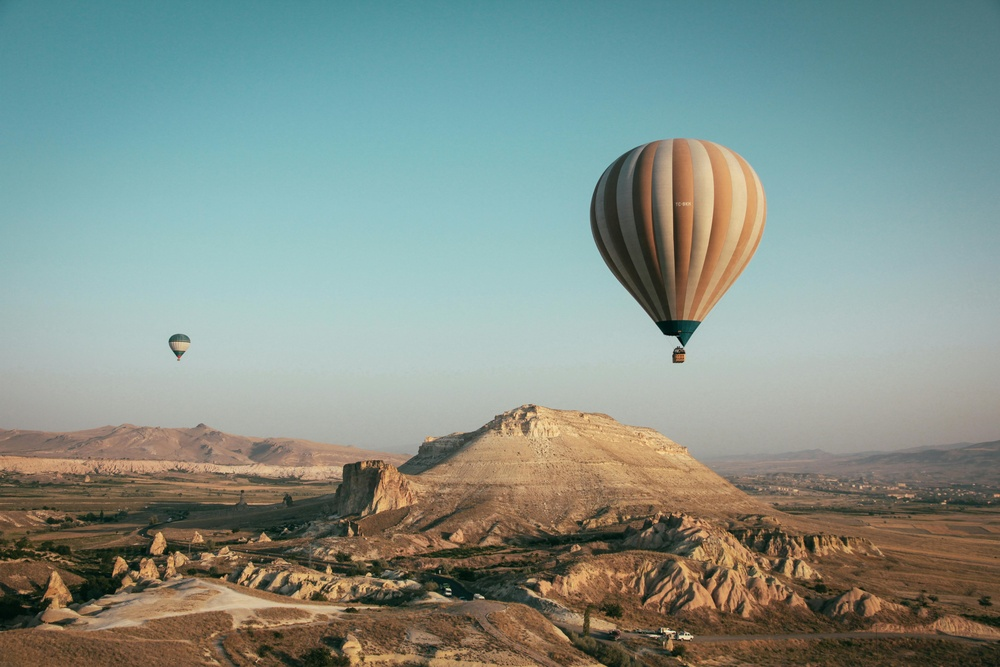
#> input picture balao.jpg, 1000 x 667 px, shrunk from 5184 x 3456 before the run
$ python codigo.py
#> lines starting #> are read from the running program, lines starting #| are printed output that depends on the picture; after the words box and inside, x2 and y2 are one past the last pixel; in counts of white or black regions, pixels touching at a corner belong together
from PIL import Image
import numpy as np
import scipy.sparse as sp
import scipy.sparse.linalg as splinalg

class ImageHandler:
    """Responsável por carregar, converter e salvar imagens."""
    def __init__(self, filepath):
        self.filepath = filepath

    def carregar_imagem(self):
        try:
            img = Image.open(self.filepath)
            img_array = np.array(img)
            print(f"Original image array shape: {img_array.shape}")

            r_matrix = img_array[:, :, 0].copy()
            g_matrix = img_array[:, :, 1].copy()
            b_matrix = img_array[:, :, 2].copy()

            print(f"Red channel matrix shape: {r_matrix.shape}")
            print("\nSuccessfully created R, G, and B matrices!")
            return img_array, r_matrix, g_matrix, b_matrix
        except FileNotFoundError:
            print(f"Error: The image file {self.filepath} was not found. Please check the path.")
            raise

    @staticmethod
    def salvar_imagem(img_array, filepath):
        new_image = Image.fromarray(img_array)
        new_image.save(filepath)


class DamageSimulator:
    """Responsável por criar a região faltante na imagem."""
    def __init__(self, tamanho_quadrado):
        self.tamanho_quadrado = tamanho_quadrado

    def aplicar_dano(self, img_array, r_matrix, g_matrix, b_matrix):
        tamanho_eixo_x = img_array.shape[0]
        tamanho_eixo_y = img_array.shape[1]

        valor_x = np.random.randint(1, tamanho_eixo_x // 2)
        valor_y = np.random.randint(1, tamanho_eixo_y // 2)

        for i in range(valor_x, valor_x + self.tamanho_quadrado):
            for j in range(valor_y, valor_y + self.tamanho_quadrado):
                r_matrix[i][j] = 255
                g_matrix[i][j] = 255
                b_matrix[i][j] = 255

        img_array[:, :, 0] = r_matrix
        img_array[:, :, 1] = g_matrix
        img_array[:, :, 2] = b_matrix

        return valor_x, valor_y


class LaplaceAssembler:
    """Responsável por montar a matriz de coeficientes e os vetores de fronteira."""
    def __init__(self, tamanho_quadrado):
        self.tamanho_quadrado = tamanho_quadrado

    def _montar_matriz_a(self):
        """Monta a matriz de coeficientes esparsa (Operador Laplaciano em diferenças finitas)."""
        tamanho_total = self.tamanho_quadrado * self.tamanho_quadrado

        # lil_matrix é excelente para alterar a estrutura de esparsidade incrementalmente
        matriz_a = sp.lil_matrix((tamanho_total, tamanho_total))

        for l in range(1, tamanho_total + 1):
            i = int(np.ceil(l / self.tamanho_quadrado))
            j = int(l % self.tamanho_quadrado)
            if j == 0: j = self.tamanho_quadrado
            if i == 0: i = 1

            row = (i-1) * self.tamanho_quadrado + (j-1)

            for k in range(1, 6):
                if k == 1 and i + 1 < self.tamanho_quadrado + 1:
                    col = i * self.tamanho_quadrado + (j-1)
                    matriz_a[row, col] = 1
                if k == 2 and i - 1 > 0:
                    col = (i-2) * self.tamanho_quadrado + (j-1)
                    matriz_a[row, col] = 1
                if k == 3 and j + 1 < self.tamanho_quadrado + 1:
                    col = (i-1) * self.tamanho_quadrado + j
                    matriz_a[row, col] = 1
                if k == 4 and j - 1 > 0:
                    col = (i-1) * self.tamanho_quadrado + (j-2)
                    matriz_a[row, col] = 1
                if k == 5:
                    matriz_a[row, row] = -4

        # Converte para CSR (Compressed Sparse Row) para otimizar as operações algébricas
        return matriz_a.tocsr()

    def _montar_vetor_b(self, canal_matrix, valor_x, valor_y):
        """Extrai as condições de contorno (bordas do buraco) para parametrizar o vetor independente."""
        tamanho_total = self.tamanho_quadrado * self.tamanho_quadrado
        vetor_b = np.zeros(tamanho_total)

        for l in range(1, tamanho_total + 1):
            i = int(np.ceil(l / self.tamanho_quadrado))
            j = int(l % self.tamanho_quadrado)
            if j == 0: j = self.tamanho_quadrado
            if i == 0: i = 1

            row = (i-1) * self.tamanho_quadrado + (j-1)

            if i - 1 == 0:
                vetor_b[row] -= canal_matrix[valor_x - 1, valor_y + (j-1)]
            if i + 1 == self.tamanho_quadrado + 1:
                vetor_b[row] -= canal_matrix[valor_x + self.tamanho_quadrado, valor_y + (j-1)]
            if j - 1 == 0:
                vetor_b[row] -= canal_matrix[valor_x + (i-1), valor_y - 1]
            if j + 1 == self.tamanho_quadrado + 1:
                vetor_b[row] -= canal_matrix[valor_x + (i-1), valor_y + self.tamanho_quadrado]

        return vetor_b

    def montar_sistema(self, r_matrix, g_matrix, b_matrix, valor_x, valor_y):
        matriz_a = self._montar_matriz_a()

        vetor_b_vermelho = self._montar_vetor_b(r_matrix, valor_x, valor_y)
        vetor_b_verde = self._montar_vetor_b(g_matrix, valor_x, valor_y)
        vetor_b_azul = self._montar_vetor_b(b_matrix, valor_x, valor_y)

        return matriz_a, vetor_b_vermelho, vetor_b_verde, vetor_b_azul


class LaplaceSolver:
    """Responsável por resolver a EDP discretizada e recompor os pixels."""
    def __init__(self, tamanho_quadrado):
        self.tamanho_quadrado = tamanho_quadrado

    def resolver_sistema(self, matriz_a, b_vermelho, b_verde, b_azul):
        # O método CG retorna uma tupla (x, info), onde info == 0 significa convergência bem-sucedida.
        x_vermelho, info_r = splinalg.cg(matriz_a, b_vermelho)
        x_verde, info_g = splinalg.cg(matriz_a, b_verde)
        x_azul, info_b = splinalg.cg(matriz_a, b_azul)

        if any(info != 0 for info in (info_r, info_g, info_b)):
            print("Aviso: O método do Gradiente Conjugado não convergiu perfeitamente para todos os canais.")
        else:
            print("Soluções calculadas com sucesso via Gradiente Conjugado.")

        return x_vermelho, x_verde, x_azul

    def reconstruir_imagem(self, img_array, r_matrix, g_matrix, b_matrix, x_vermelho, x_verde, x_azul, valor_x, valor_y):
        for i in range(0, self.tamanho_quadrado):
            for j in range(0, self.tamanho_quadrado):
                idx = i * self.tamanho_quadrado + j
                r_val = x_vermelho[idx]
                g_val = x_verde[idx]
                b_val = x_azul[idx]

                r_matrix[valor_x + i][valor_y + j] = int(np.clip(r_val, 0, 255))
                g_matrix[valor_x + i][valor_y + j] = int(np.clip(g_val, 0, 255))
                b_matrix[valor_x + i][valor_y + j] = int(np.clip(b_val, 0, 255))

        img_array[:, :, 0] = r_matrix
        img_array[:, :, 1] = g_matrix
        img_array[:, :, 2] = b_matrix
        return img_array


def main():
    ARQUIVO_ENTRADA = 'balao.jpg'
    TAMANHO_QUADRADO = 100

    image_handler = ImageHandler(ARQUIVO_ENTRADA)
    img_array, r_matrix, g_matrix, b_matrix = image_handler.carregar_imagem()
#> in carregar_imagem, img is the input picture: PIL image 1000x667 RGB; mean R, G, B 131.8, 145.8, 137.8
#| Original image array shape: (667, 1000, 3)
#| Red channel matrix shape: (667, 1000)

    damage_simulator = DamageSimulator(TAMANHO_QUADRADO)
    valor_x, valor_y = damage_simulator.aplicar_dano(img_array, r_matrix, g_matrix, b_matrix)
#> after the loop in aplicar_dano, `for i in range(valor_x, valor_x + self.tamanho_quadrado):`:
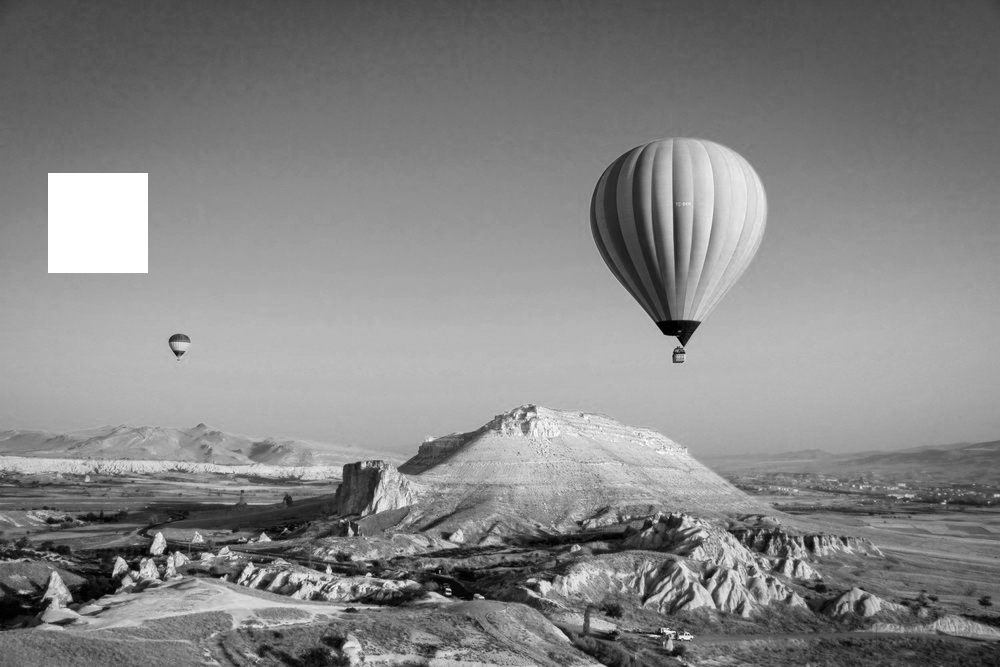
#> r_matrix: shape (667, 1000); min 0, max 255, mean 133.4
#> valor_x = 173; valor_y = 48
    image_handler.salvar_imagem(img_array, 'imagem_com_buraco.png')

    assembler = LaplaceAssembler(TAMANHO_QUADRADO)
    matriz_a, b_vermelho, b_verde, b_azul = assembler.montar_sistema(r_matrix, g_matrix, b_matrix, valor_x, valor_y)
#> after the loop in _montar_vetor_b, `for l in range(1, tamanho_total + 1):`: vetor_b = 10000 values, max 0 at index 101, min -327 at index 9999, mean -5.77
#> in montar_sistema, `vetor_b_vermelho = self._montar_vetor_b(r_matrix, valor_x, valor_y)`: vetor_b_vermelho has the same summary as vetor_b in _montar_vetor_b
#> in montar_sistema, `vetor_b_verde = self._montar_vetor_b(g_matrix, valor_x, valor_y)`: vetor_b_verde = 10000 values, max 0 at index 101, min -399 at index 9999, mean -7.52
#> in montar_sistema, `vetor_b_azul = self._montar_vetor_b(b_matrix, valor_x, valor_y)`: vetor_b_azul = 10000 values, max 0 at index 101, min -399 at index 9999, mean -7.61
#> b_vermelho has the same summary as vetor_b in _montar_vetor_b; b_verde has the same summary as vetor_b_verde in montar_sistema; b_azul has the same summary as vetor_b_azul in montar_sistema

    solver = LaplaceSolver(TAMANHO_QUADRADO)
    x_vermelho, x_verde, x_azul = solver.resolver_sistema(matriz_a, b_vermelho, b_verde, b_azul)
#> in resolver_sistema, `x_vermelho, info_r = splinalg.cg(matriz_a, b_vermelho)`: x_vermelho = 10000 values, max 164.4 at index 9992, min 121.5 at index 0, mean 144.4; info_r = 0
#> in resolver_sistema, `x_verde, info_g = splinalg.cg(matriz_a, b_verde)`: x_verde = 10000 values, max 200.5 at index 9299, min 172.5 at index 0, mean 188; info_g = 0
#> in resolver_sistema, `x_azul, info_b = splinalg.cg(matriz_a, b_azul)`: x_azul = 10000 values, max 200.2 at index 9799, min 176.4 at index 0, mean 190.4; info_b = 0

    img_reconstruida = solver.reconstruir_imagem(
        img_array, r_matrix, g_matrix, b_matrix,
        x_vermelho, x_verde, x_azul,
        valor_x, valor_y
    )
#> after the loop in reconstruir_imagem, `for i in range(0, self.tamanho_quadrado):`:
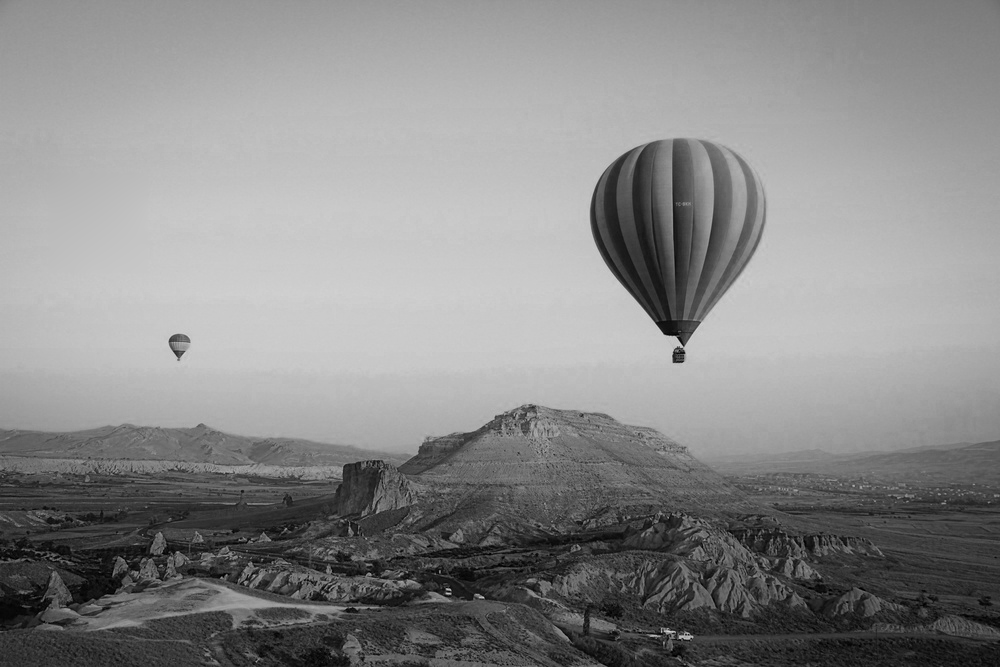
#> b_matrix: shape (667, 1000); min 0, max 215, mean 137.8
#> after the loop in reconstruir_imagem, `for i in range(0, self.tamanho_quadrado):`:
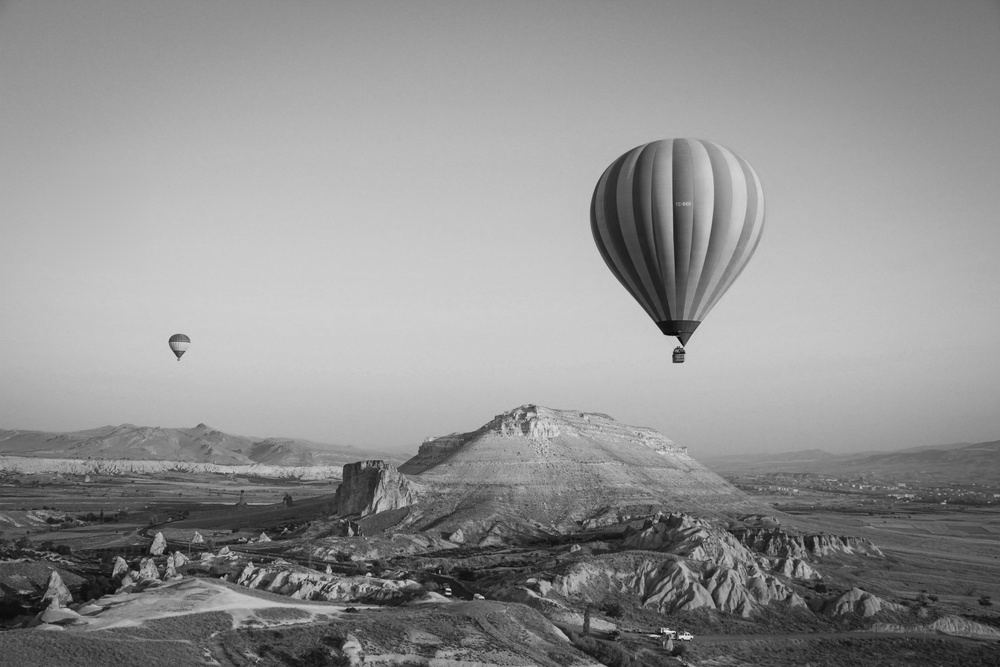
#> g_matrix: shape (667, 1000); min 4, max 246, mean 145.8
#> after the loop in reconstruir_imagem, `for i in range(0, self.tamanho_quadrado):`:
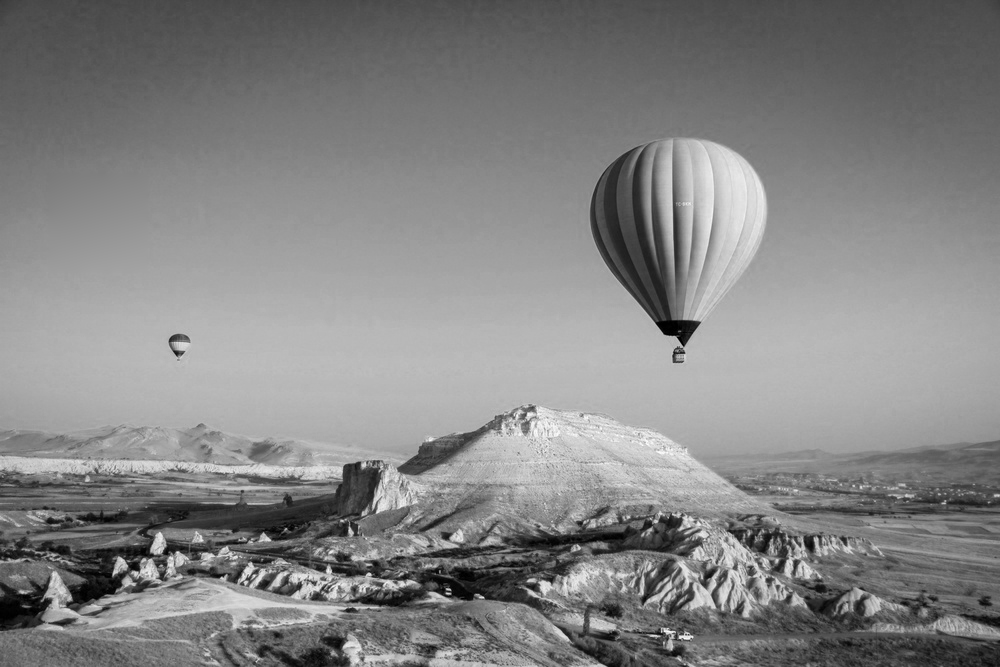
#> r_matrix: shape (667, 1000); 1.5% of pixels changed, all inside (x1, y1, x2, y2) = (48, 173, 148, 273)
#> in reconstruir_imagem, `img_array[:, :, 2] = b_matrix`:
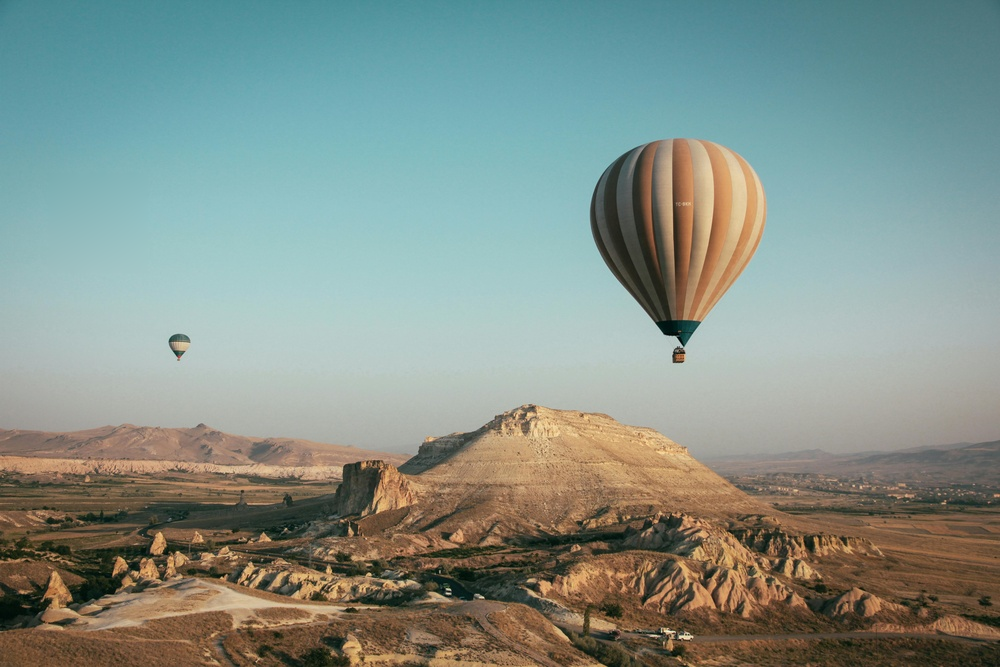
#> img_array: shape (667, 1000, 3); mean R, G, B 131.7, 145.8, 137.8
    image_handler.salvar_imagem(img_reconstruida, 'imagem_reconstruida.png')

if __name__ == "__main__":
    main()

$ run again, with astronaut.png saved as balao.jpg
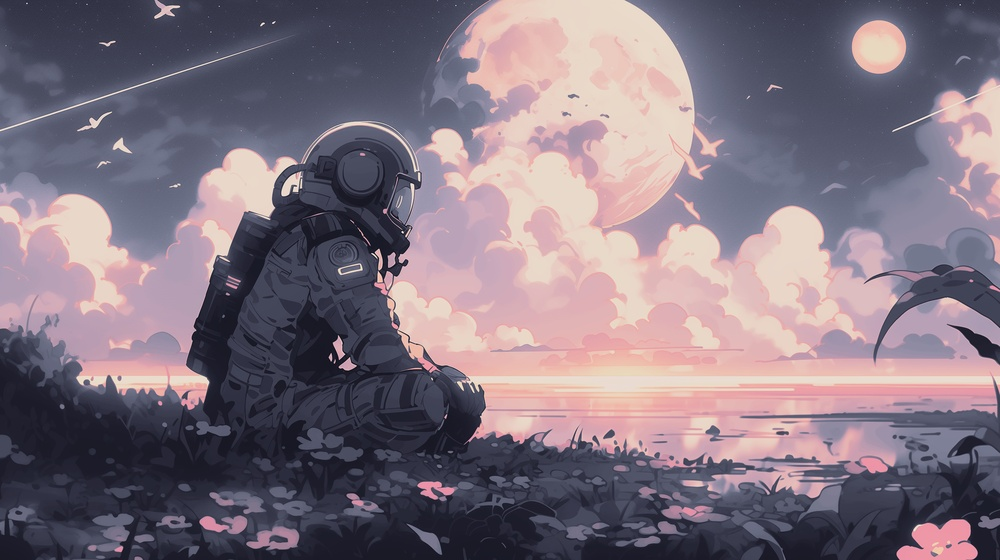
#> input picture astronaut.png, 1000 x 560 px, shrunk from 2912 x 1632 before the run
#> in carregar_imagem, img is the input picture: PIL image 1000x560 RGB; mean R, G, B 128.7, 115.7, 127.7
#| Original image array shape: (560, 1000, 3)
#| Red channel matrix shape: (560, 1000)
#> in main, `valor_x, valor_y = damage_simulator.aplicar_dano(img_array, r_matrix, ..`: valor_x = 173; valor_y = 48
#> after the loop in _montar_vetor_b, `for l in range(1, tamanho_total + 1):`: vetor_b = 10000 values, max 0 at index 101, min -421 at index 9999, mean -6.19
#> vetor_b_vermelho has the same summary as vetor_b in _montar_vetor_b
#> vetor_b_verde = 10000 values, max 0 at index 101, min -342 at index 9999, mean -5.59
#> vetor_b_azul = 10000 values, max 0 at index 101, min -364 at index 9900, mean -6.31
#> b_vermelho has the same summary as vetor_b in _montar_vetor_b; b_verde has the same summary as vetor_b_verde in montar_sistema; b_azul has the same summary as vetor_b_azul in montar_sistema
#> in resolver_sistema, `x_vermelho, info_r = splinalg.cg(matriz_a, b_vermelho)`: x_vermelho = 10000 values, max 233.4 at index 9997, min 98.97 at index 49, mean 155.4; info_r = 0
#> in resolver_sistema, `x_verde, info_g = splinalg.cg(matriz_a, b_verde)`: x_verde = 10000 values, max 209.6 at index 9951, min 100.5 at index 58, mean 140.3; info_g = 0
#> in resolver_sistema, `x_azul, info_b = splinalg.cg(matriz_a, b_azul)`: x_azul = 10000 values, max 197.1 at index 9951, min 121.1 at index 54, mean 157.8; info_b = 0
#> after the loop in reconstruir_imagem, `for i in range(0, self.tamanho_quadrado):`:
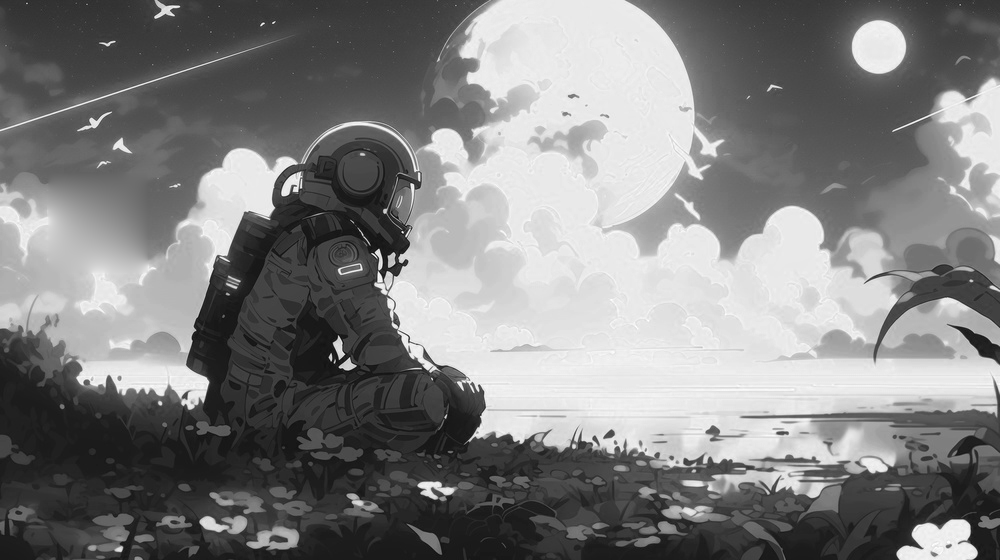
#> r_matrix: shape (560, 1000); min 10, max 255, mean 128.4
#> in reconstruir_imagem, `img_array[:, :, 2] = b_matrix`:
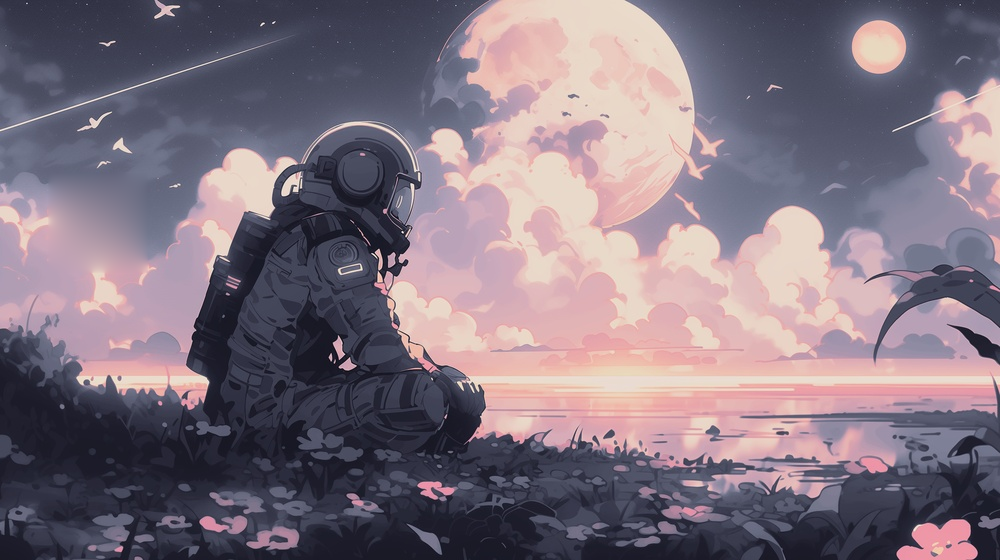
#> img_array: shape (560, 1000, 3); mean R, G, B 128.4, 115.4, 127.5
